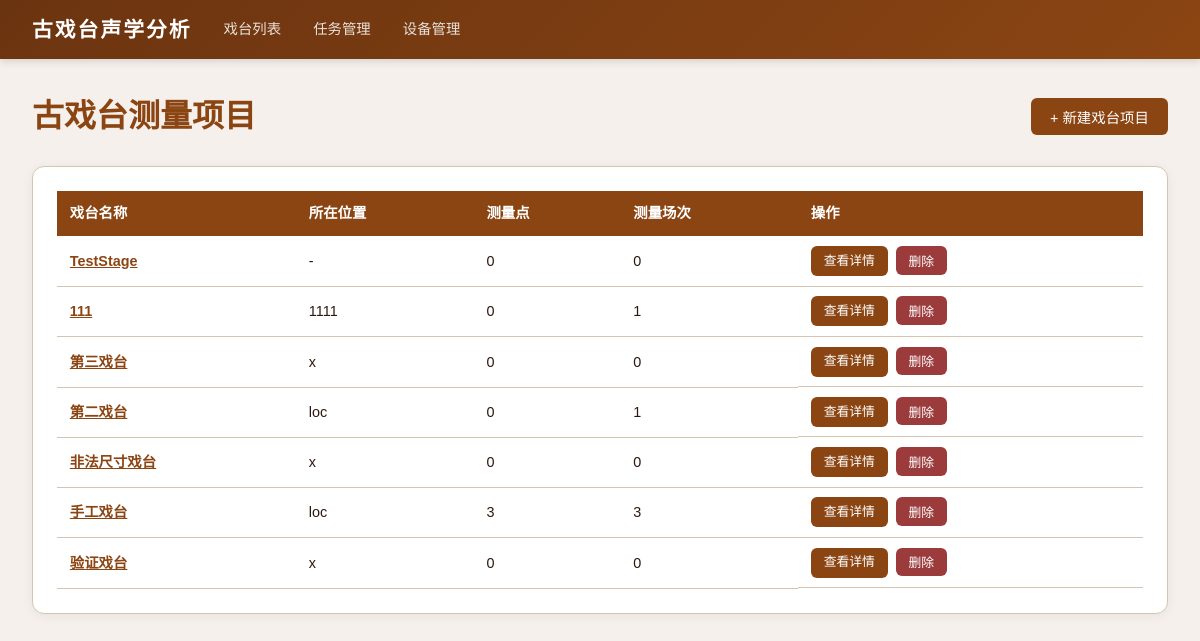
Before: / with the older database file.
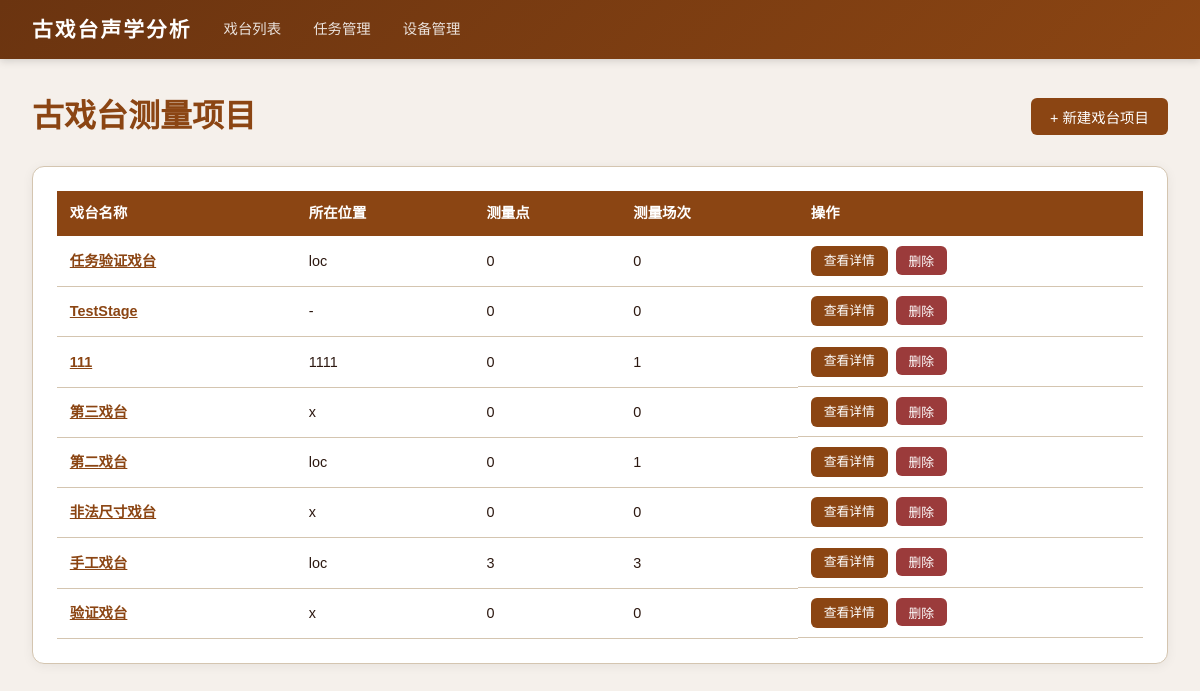
After: the same page with the newer database file.
### tables this page shows
CREATE TABLE stages (
            id INTEGER PRIMARY KEY AUTOINCREMENT,
            name TEXT NOT NULL,
            location TEXT NOT NULL DEFAULT '',
            description TEXT NOT NULL DEFAULT '',
            plan_width REAL NOT NULL DEFAULT 20.0,
            plan_height REAL NOT NULL DEFAULT 15.0,
            created_at TIMESTAMP DEFAULT CURRENT_TIMESTAMP
        );

### app/routers/stages.py (the view)
@router.get("/", response_class=HTMLResponse)
def index(request: Request, db=Depends(get_db)):
    cursor = db.cursor()
    cursor.execute("""
        SELECT s.*,
            (SELECT COUNT(*) FROM measurement_points WHERE stage_id = s.id) as point_count,
            (SELECT COUNT(*) FROM measurement_sessions WHERE stage_id = s.id) as session_count
        FROM stages s ORDER BY s.created_at DESC
    """)
    stages = [dict(row) for row in cursor.fetchall()]
    return templates.TemplateResponse("index.html", {"request": request, "stages": stages})

### app/templates/index.html (shortened to what this page needs)
{% extends "base.html" %}
{% block content %}
<div style="display:flex;justify-content:space-between;align-items:center;margin-bottom:1.5rem;">
    <h1 style="color:var(--primary);">古戏台测量项目</h1>
    <button class="btn btn-primary" onclick="document.getElementById('create-form').style.display='block'">+ 新建戏台项目</button>
</div>
{% if stages %}
<div class="card">
    <table>
        <thead>
            <tr>
                <th>戏台名称</th>
                <th>所在位置</th>
                <th>测量点</th>
                <th>测量场次</th>
                <th>操作</th>
            </tr>
        </thead>
        <tbody>
            {% for s in stages %}
            <tr>
                <td><a href="/stages/{{ s.id }}" style="color:var(--primary);font-weight:600;">{{ s.name }}</a></td>
                <td>{{ s.location or '-' }}</td>
                <td>{{ s.point_count }}</td>
                <td>{{ s.session_count }}</td>
                <td class="actions">
                    <a href="/stages/{{ s.id }}" class="btn btn-primary btn-sm">查看详情</a>
                    <form action="/stages/{{ s.id }}/delete" method="post" onsubmit="return confirm('确定删除该戏台项目？所有关联数据将被清除。')">
                        <button type="submit" class="btn btn-danger btn-sm">删除</button>
                    </form>
                </td>
            </tr>
            {% endfor %}
        </tbody>
    </table>
</div>
{% else %}
<div class="card" style="text-align:center;padding:3rem;">
    <p style="color:var(--text-light);font-size:1.1rem;margin-bottom:1rem;">尚无戏台测量项目</p>
    <button class="btn btn-primary" onclick="document.getElementById('create-form').style.display='block'">创建第一个项目</button>
</div>
{% endif %}
{% endblock %}

Changed rows visible on the page:
added stages: name "任务验证戏台", location "loc", point_count "0", session_count "0"
